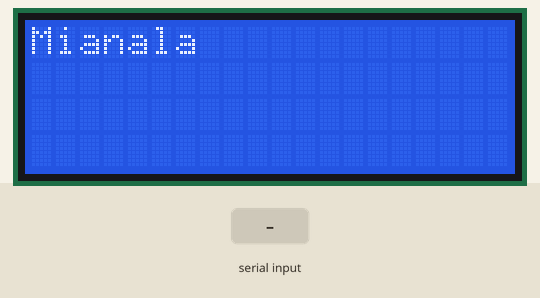
This sketch was run on a simulated Arduino Uno, built with avr-gcc and run on an emulated ATmega328P. On the bench: 20×4 character LCD. The test bench sets the inputs (shaded band).

Above: at 1.2 s.
1.3 s: "1" received over Serial
At 3.0 s:
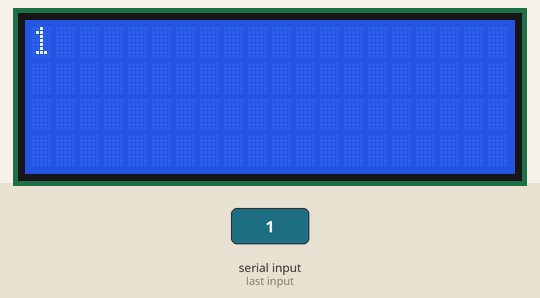
3.8 s: "0" received over Serial
At 6.0 s:
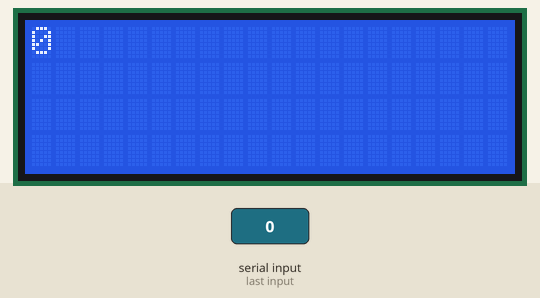
6.3 s: "2" received over Serial
Timing chart, 0 to 9.3 s (numbered marks = the images above; inputs shaded):
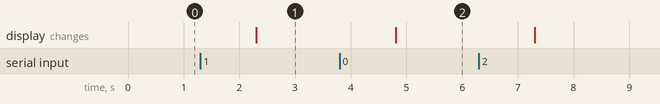

The sketch:

blue.ino
```cpp
// #include <LiquidCrystal.h>
#include <LiquidCrystal_I2C.h>
#include <string.h>

// LCD Pins
// Thi is obtained from the Scanner Code
LiquidCrystal_I2C lcd(0x3F, 20, 4);

String Incomming_values = "";

void setup()
{

  lcd.init(); // initialize the lcd
  lcd.backlight();
  lcd.setCursor(0, 0);
  lcd.print("Mianala");
  Serial.begin(9600);
}
void loop()
{
  if (Serial.available() > 0)
  {
    // read the incoming byte:hopefuly this will clear the screen at every new value
    Incomming_values = Serial.readString();
    lcd.clear();
    lcd.setCursor(0, 0);
    lcd.print(Incomming_values);

    lcd.setCursor(0, 1);
    // removed delay, todo: split string and print
  }
}
```

Measured:
- after the input at 1.3 s, the display: changes after 1.0 s (image 1)
- after the input at 3.8 s, the display: changes after 1.0 s (image 2)
